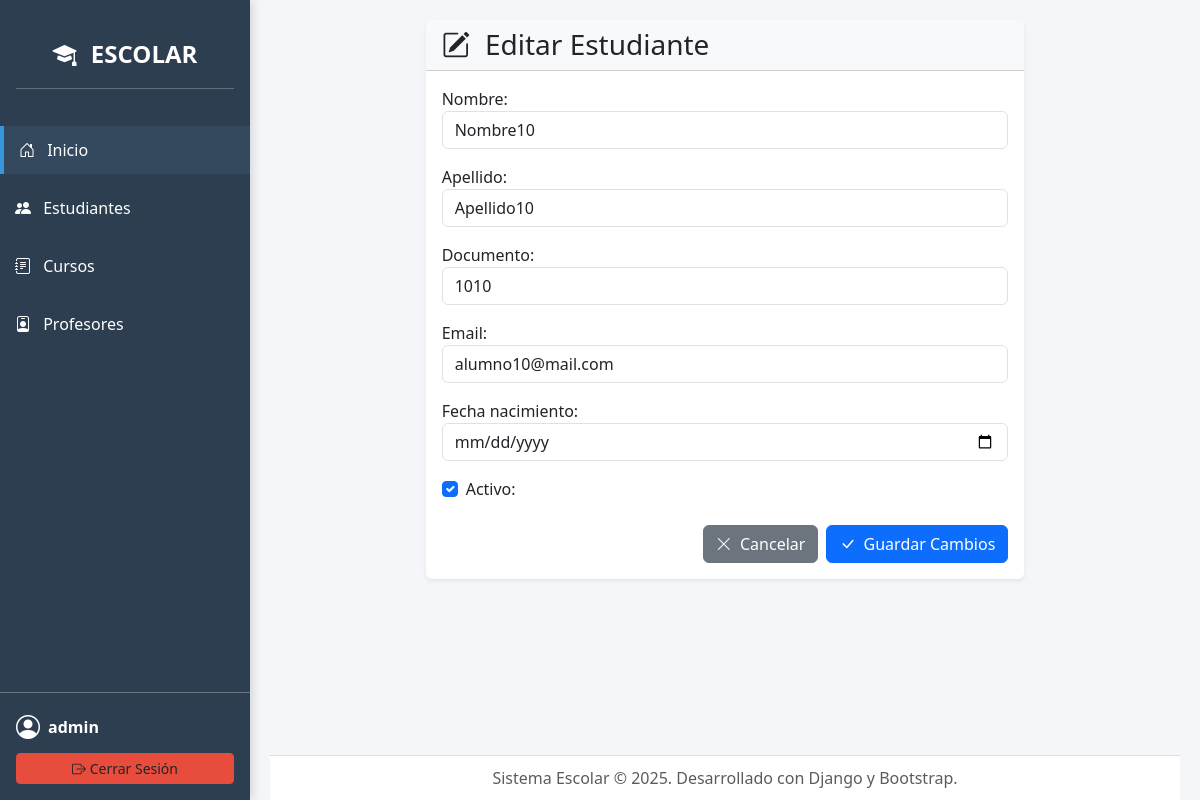
/estudiantes/10/edit/ (signed in), run on an earlier commit of the app's database.
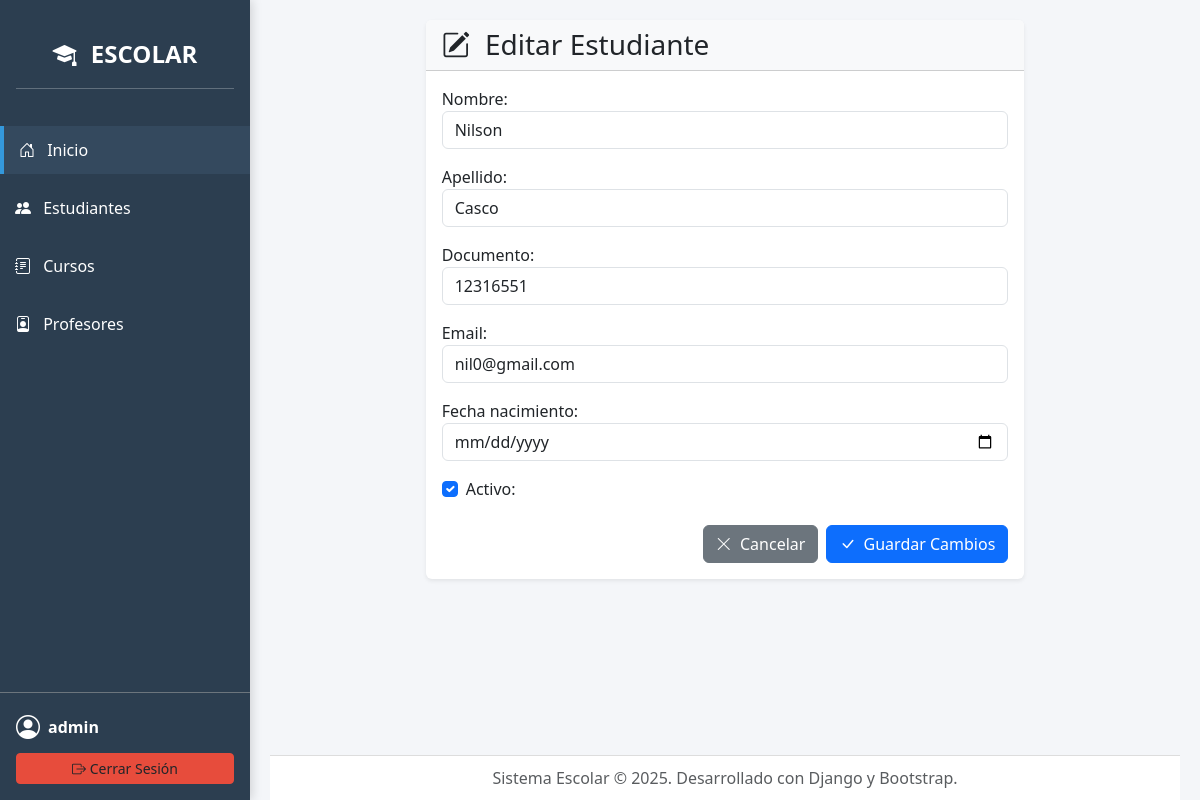
And on a later commit of the database.
### core/models.py (models this page shows, shortened)
class Estudiante(models.Model):
    nombre = models.CharField(max_length=200)
    apellido = models.CharField(max_length=200)
    documento = models.CharField(max_length=50, unique=True)
    email = models.EmailField(blank=True)
    fecha_nacimiento = models.DateField(null=True, blank=True)
    activo = models.BooleanField(default=True)
    class Meta:
        verbose_name = "Estudiante"
        verbose_name_plural = "Estudiantes"
        ordering = ['apellido', 'nombre']

### core/views.py (the view)
# urls.py: path('estudiantes/<int:pk>/edit/', views.EstudianteUpdateView.as_view(), name='estudiante_edit'),
class EstudianteUpdateView(LoginRequiredMixin, PermissionRequiredMixin, UpdateView):
    model = Estudiante
    form_class = EstudianteForm
    template_name = 'estudiantes/estudiante_form.html'
    permission_required = 'core.change_estudiante'
    success_url = reverse_lazy('estudiante_list')

### core/forms.py (shortened to what this page needs)
class EstudianteForm(forms.ModelForm):
    class Meta:
        model = Estudiante
        fields = ['nombre','apellido','documento','email','fecha_nacimiento','activo']
        widgets = {
            'fecha_nacimiento': forms.DateInput(attrs={'type': 'date', 'class': 'form-control'}),
            'nombre': forms.TextInput(attrs={'class': 'form-control'}),
            'apellido': forms.TextInput(attrs={'class': 'form-control'}),
            'documento': forms.TextInput(attrs={'class': 'form-control'}),
            'email': forms.EmailInput(attrs={'class': 'form-control'}),
        }

### core/templates/estudiantes/estudiante_form.html (shortened to what this page needs)
{% extends "base.html" %}
{% load widget_tweaks %}
{% block content %}
<div class="row justify-content-center">
    <div class="col-md-10 col-lg-8">
        <div class="card shadow-sm border-0">
            <div class="card-header bg-light">
                <h3 class="mb-0">{% if object %}<i class="bi bi-pencil-square me-2"></i> Editar Estudiante{% else %}<i class="bi bi-person-plus-fill me-2"></i> Nuevo Estudiante{% endif %}</h3>
            </div>
            <div class="card-body">
                <form method="post" novalidate>{% csrf_token %}
                    {% for field in form %}
                        {% if field.name == 'activo' %}
                            <div class="form-check mb-3">
                                {% render_field field class="form-check-input" %}
                                {{ field.label_tag }}
                            </div>
                        {% else %}
                            <div class="mb-3">
                                {{ field.label_tag }}
                                {% render_field field class="form-control" %}
                            </div>
                        {% endif %}
                    {% endfor %}
                    <div class="mt-4 d-flex justify-content-end gap-2">
                        <a href="{% url 'estudiante_list' %}" class="btn btn-secondary"><i class="bi bi-x-lg me-1"></i> Cancelar</a>
                        <button type="submit" class="btn btn-primary"><i class="bi bi-check-lg me-1"></i> Guardar Cambios</button>
                    </div>
                </form>
            </div>
        </div>
    </div>
</div>
{% endblock %}

What changed in the data, as far as the page shows it:
changed Estudiante: nombre "Nombre10" → "Nilson"; apellido "Apellido10" → "Casco"; documento "1010" → "12316551"; email "alumno10@mail.com" → "nil0@gmail.com"
